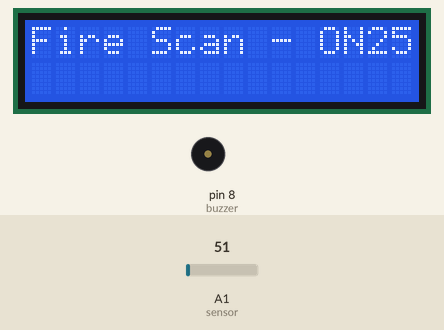
Bench run of a sketch on a simulated Arduino Uno, built with avr-gcc and run on an emulated ATmega328P. On the bench: 16×2 character LCD, buzzer (waves = sounding, pin HIGH). The inputs (shaded band) are chosen by the test bench; at power-on: A1 (sensor) = 51. The modem accepts every AT command (registered, SIM ready, sends succeed) and sends nothing else; what the sketch prints to the serial monitor is not drawn.

Above: at 1.7 s.
1.8 s: A1 (sensor) set to 83
At 2.4 s:
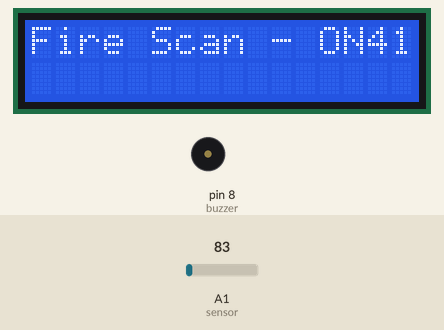
3.3 s: A1 (sensor) set to 96
At 4.2 s:
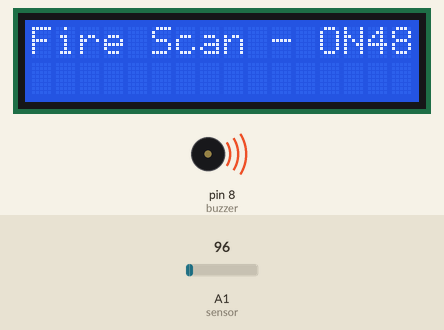
At 53.7 s:
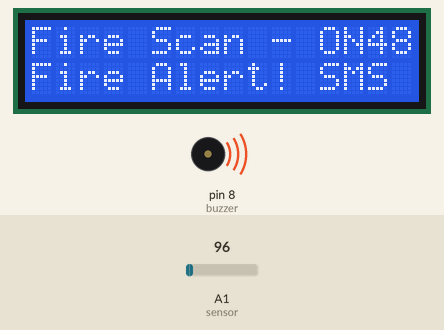
Timing chart, 0 to 54.3 s (numbered marks = the images above; inputs shaded):
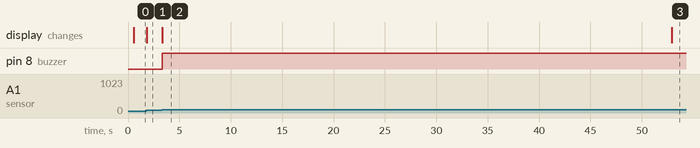

Measured:
- the behaviour switches between 90 and 91 on A1 (sensor) (found by bisection; images 1 and 2)
- after the input at 1.8 s, the display: changes after 0.05 s (image 1)
- after the input at 3.3 s, pin 8 (buzzer): LOW → HIGH after 0.05 s; the display: changes at once (image 2)
- what the display in image 2 shows lasts 49.6 s, from 3.3 s to 52.9 s

The sketch:

ard_prab_nav_vig.ino
```cpp
#include <SoftwareSerial.h>

#include <LiquidCrystal.h>


LiquidCrystal lcd(12, 11, 5, 4, 3, 2);
SoftwareSerial mySerial(9, 10);
int sensor=A1;
int buzzer = 8;
float temp_read,Temp_alert_val,Temp_shut_val;
int sms_count=0,Fire_Set;
void setup()
{
pinMode(sensor,INPUT);
pinMode(buzzer, OUTPUT);
mySerial.begin(9600);
Serial.begin(9600);
lcd.begin(16,2);
delay(500);
}

void loop()
{
CheckFire();

Serial.print(Temp_alert_val);
Serial.print("\n");
CheckShutDown();
}

void CheckFire()
{
lcd.setCursor(0,0);
lcd.print("Fire Scan - ON");
Temp_alert_val=CheckTemp();
lcd.print(Temp_alert_val);
if(Temp_alert_val>45
)
{
Serial.println("Flame detected...! take action immediately.");
digitalWrite(buzzer, HIGH);
SetAlert(); // Function to send SMS Alerts
}
 else
  {
    Serial.println("No flame detected. stay cool");
  }
}
float CheckTemp()
{
temp_read=analogRead(sensor); // reads the sensor output (Vout of LM35)
temp_read=temp_read*5; // converts the sensor reading to temperature
temp_read=temp_read/10; // adds the decimal point
return temp_read; // returns temperature value in degree celsius
}
void SetAlert()
{
while(sms_count<3) //Number of SMS Alerts to be sent
{
SendTextMessage(); // Function to send AT Commands to GSM module
}
Fire_Set=1;
lcd.setCursor(0,1);
lcd.print("Fire Alert! SMS Sent!");
}
void CheckShutDown()

{
if(Fire_Set==1)
{
Temp_shut_val=CheckTemp();
if(Temp_shut_val<28)
{
lcd.setCursor(0,1);
lcd.print("Fire Shut! SAFE NOW");
sms_count=0;
Fire_Set=0;
}}}
void SendTextMessage()
{
mySerial.println("AT+CMGF=1"); //To send SMS in Text Mode
delay(2000);
mySerial.println("AT+CMGS=\"+919080224394\"\r"); // change to the phone number you using

delay(2000);
mySerial.println("Fire in NEW ROOM!");//the content of the message
delay(200);
mySerial.println((char)26);//the stopping character
delay(5000);
mySerial.println("AT+CMGS=\"+918220774583\"\r"); // change to the phone number you using
delay(2000);
mySerial.println("Fire in NEW ROOM!");//the content of the message
delay(200);
mySerial.println((char)26);//the message stopping character
delay(5000);
sms_count++;
}
```
